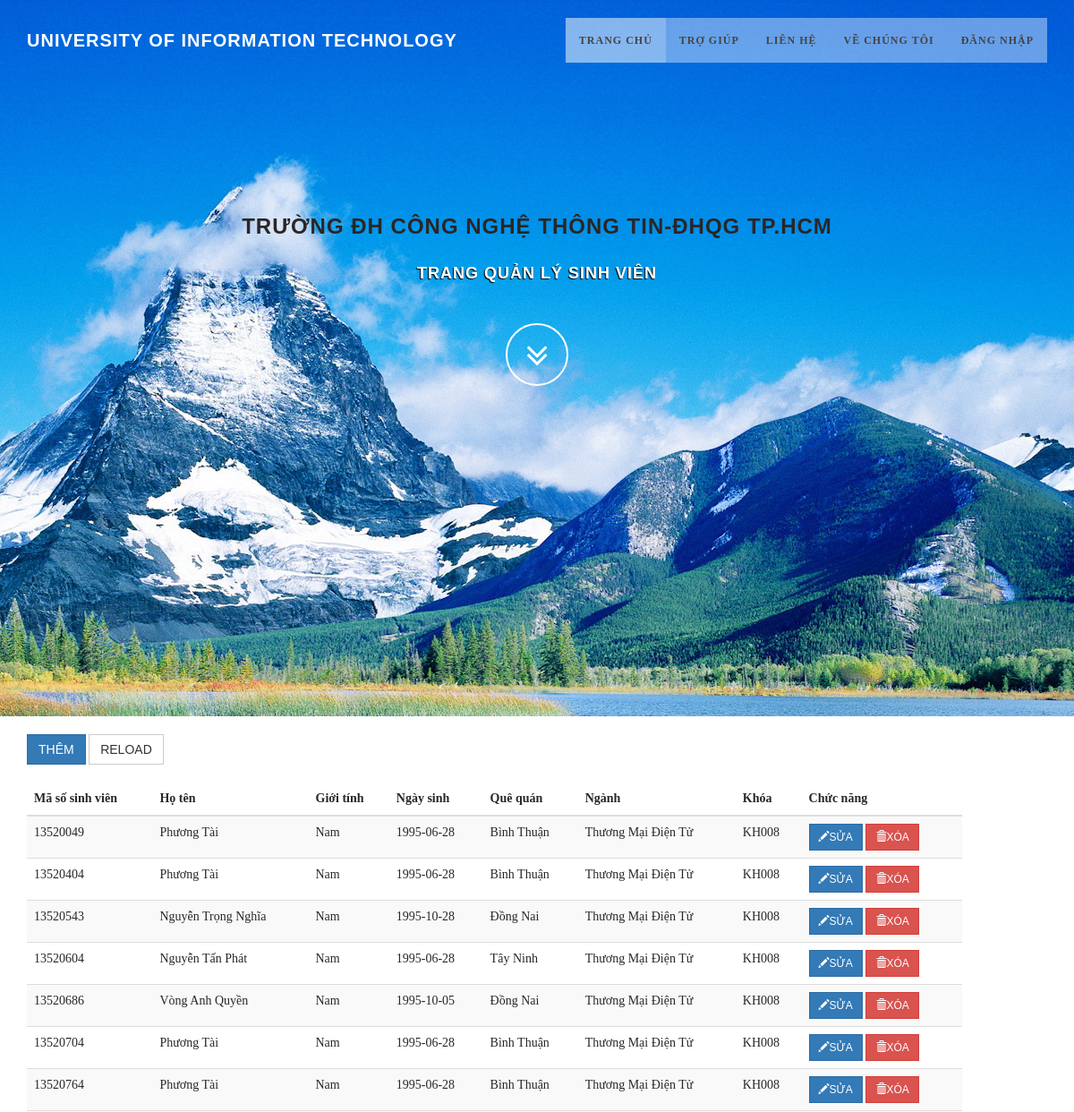
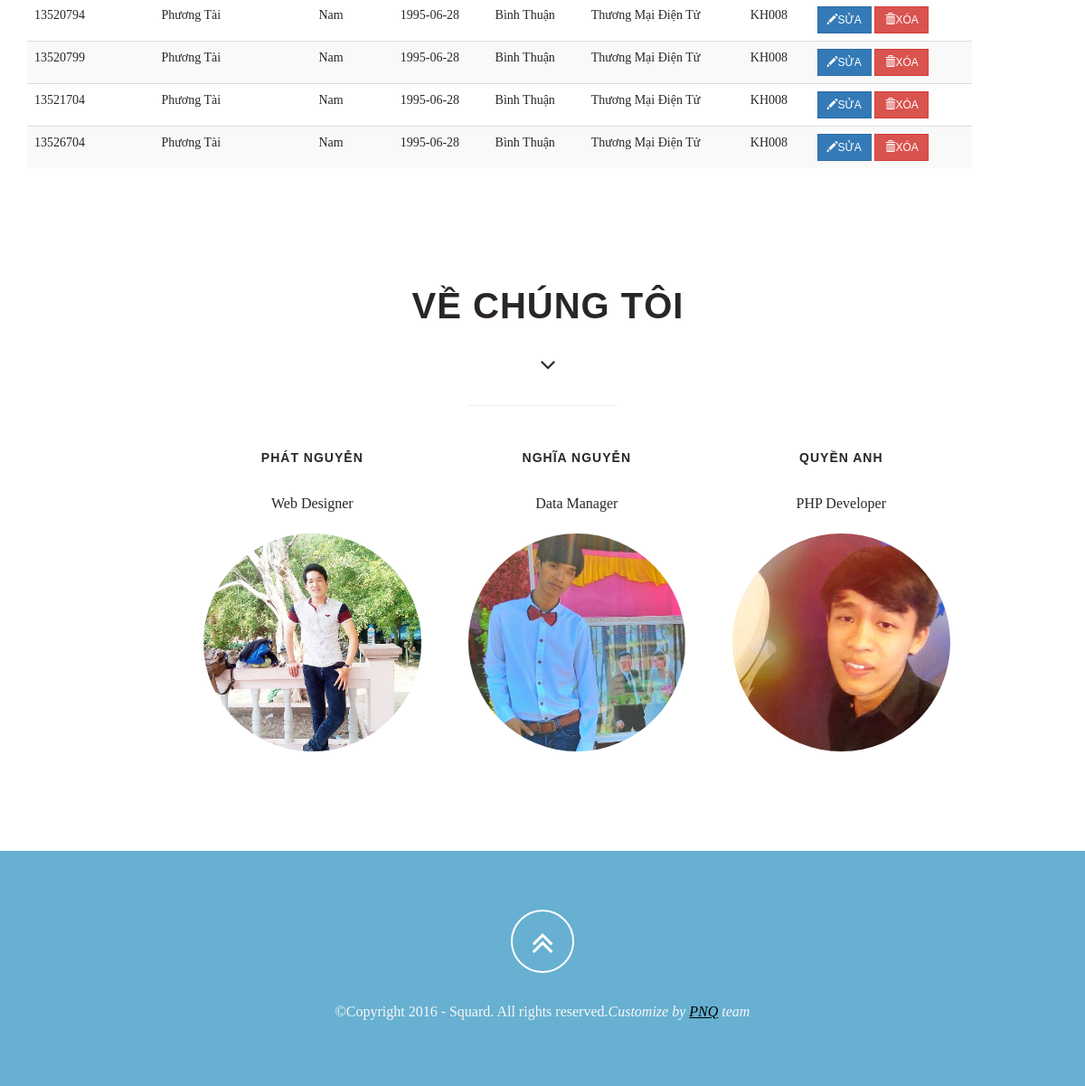
/index.php/sinhvien, run on the app's committed database (2 pictures, top to bottom).
### tables this page shows
CREATE TABLE `sinhvien` (
  `Mssv` varchar(12) NOT NULL,
  `Hoten` varchar(60) NOT NULL,
  `Gioitinh` varchar(6) NOT NULL,
  `Ngaysinh` date NOT NULL,
  `Quequan` varchar(200) NOT NULL,
  `Manganh` varchar(12) NOT NULL,
  `Makhoahoc` varchar(12) NOT NULL,
  `Manguoidung` varchar(12) NOT NULL
);

CREATE TABLE `nganh` (
  `Manganh` varchar(12) NOT NULL,
  `Makhoa` varchar(12) DEFAULT NULL,
  `Tennganh` varchar(60) DEFAULT NULL
);

### application/controllers/Sinhvien.php (called while the page is built, shortened)
<?php
class Sinhvien extends  CI_Controller
{
	public function index()
	{
		$this->load->model('Sinhvien_model');
		$this->data['page_title'] = 'Quản lý sinh viên';
		$this->data['header']="Trang quản lý sinh viên";
		$this->data['sinhvien']=$this->Sinhvien_model->Get_sv();
		$this->load->view('sinhvien_view',$this->data);
	}
}

### index.php (called while the page is built, shortened)
<?php
require_once BASEPATH.'core/CodeIgniter.php';

### application/models/Sinhvien_model.php (called while the page is built, shortened)
<?php
class Sinhvien_model extends CI_model
{
	public function Get_sv()
	{
		$sp_data = $this->db->query("CALL GET_SV()");
		$result = $sp_data->result_array();
		return $result;
	}
}
?>

### application/views/sinhvien_view.php (the view, shortened to what this page needs)
<?php
$this->load->view('template/header');?>
<div class="row"><p></p></div>
<section id="sinhvien">
	<div class="row">
		<div class="container">
			<div class="col-xs-11 col-sm-11 col-md-11 col-lg-11">
			<div class="row">
				<button class="btn btn-primary" data-toggle="modal" href='#modal-id'>Thêm</button>
				<button class="btn btn-default">Reload</button>
			</div>
			<div class="row">
				<table class="table table-hover table-responsive table-striped">
				<thead>
					<tr>
						<th>Mã số sinh viên</th>
						<th>Họ tên</th>
						<th>Giới tính</th>
						<th>Ngày sinh</th>
						<th>Quê quán</th>
						<th>Ngành</th>
						<th>Khóa</th>
						<th>Chức năng</th>
					</tr>
				</thead>
				<tbody>
					<?php foreach ($sinhvien as $sv) { ?>
					<tr>
						<?php
							$edit="Edit_sv('".$sv['Mssv']."')";
							$delete="Delete_sv('".$sv['Mssv']."')";
						?>
						<td><?php echo $sv['Mssv']; ?></td>
						<td><?php echo $sv['Hoten']; ?></td>
						<td><?php echo $sv['Gioitinh']; ?></td>
						<td><?php echo $sv['Ngaysinh']; ?></td>
						<td><?php echo $sv['Quequan']; ?></td>
						<td><?php echo $sv['Tennganh']; ?></td>
						<td><?php echo $sv['Makhoahoc']; ?></td>
						<td>
							<a class="btn btn-sm btn-primary" href="javascript:void(0)" title="Sửa" onclick="<?php echo $edit; ?>">
								<i class="glyphicon glyphicon-pencil"></i>Sửa
							</a>
							<a class="btn btn-sm btn-danger" href="javascript:void(0)" title="Xóa" onclick="<?php echo $delete; ?>">
								<i class="glyphicon glyphicon-trash"></i>Xóa
							</a>
						</td>
					</tr>
					<?php } ?>
				</tbody>
			</table>
			</div>
		</div>
		</div>
	</div>
</section>
<?php
$this->load->view('template/about');
$this->load->view('template/footer');
?>

### application/views/template/header.php (shortened to what this page needs)
<!DOCTYPE html>
<html lang="en">
<head>
  <link href="<?php echo base_url('assets/css/bootstrap.min.css'); ?>" rel="stylesheet" type="text/css">
  <link href="<?php echo base_url('assets/css/bootstrap-select.css'); ?>" rel="stylesheet" type="text/css">
  <link href="<?php echo base_url();?>assets/font-awesome/css/font-awesome.min.css" rel="stylesheet" type="text/css">
  <link href="<?php echo base_url();?>assets/css/animate.css" rel="stylesheet" />
  <link href="<?php echo base_url();?>assets/css/style.css" rel="stylesheet">
  <link href="<?php echo base_url();?>assets/color/default.css" rel="stylesheet">
  <link href="<?php echo base_url('assets/css/bootstrap-datepicker.min.css'); ?>" rel="stylesheet" type="text/css">
  <link href="<?php echo base_url();?>assets/css/dataTables.bootstrap.css" rel="stylesheet">
</head>
<body id="page-top" data-spy="scroll" data-target=".navbar-custom">
 <nav class="navbar navbar-custom navbar-fixed-top" role="navigation" >
  <div class="container">
    <div class="navbar-header page-scroll">
      <a class="navbar-brand" href="#home">
        <h1>University of Information Technology</h1>
      </a>
    </div>
    <div class="collapse navbar-collapse navbar-right navbar-main-collapse">
      <ul class="nav navbar-nav">
        <li class="active"><a href="<?php echo base_url();?>">Trang chủ</a></li>
          <li><a href="#">Trợ giúp</a></li>
          <li><a href="#">Liên hệ</a></li>
          <li><a href="#about">Về chúng tôi</a></li>
          <?php
          if(isset($_SESSION['id']) )
          {
            ?>
            <li id="user" class="dropdown">
              <a href="#" class="dropdown-toggle" data-toggle="dropdown">
                <?php echo $_SESSION['id']; ?>
                <b class="caret"></b>
              </a>
              <ul class="dropdown-menu">
                <li><a href="#">Đổi mật khẩu</a></li>
                <li><a href="<?php echo site_url('User/logout') ?>">Đăng xuất</a></li>
              </ul>
            </li>
            <?php
          }
          else
          {
            ?>
            <li id="loginform"><a href="#">Đăng nhập</a></li>
            <?php } ?>
          </ul>
        </div>
      </div>
    </nav>
  <section id="intro" class="intro">
    <div class="slogan">
     <h3>Trường ĐH Công Nghệ Thông Tin-<span class="text_color">ĐHQG TP.HCM</span></h3>
     <h4><?php if(isset($header)) echo $header; else echo "Trang chủ"; ?></h4>
   </div>
   <div class="page-scroll">
     <a href="#content" class="btn btn-circle">
      <i class="fa fa-angle-double-down animated"></i>
    </a>
  </div>
</section>

### application/views/template/about.php
   <section id="about" class="home-section text-center">
	<div class="heading-about" style="margin-left:12px;">
		<div class="container">
		<div class="row">
			<div class="col-lg-8 col-lg-offset-2">
				<div class="wow bounceInDown" data-wow-delay="0.4s">
				<div class="section-heading">
				<h2>Về chúng tôi</h2>
				<i class="fa fa-2x fa-angle-down"></i>
				</div>
				</div>
			</div>
		</div>
		</div>
	</div>
	<div class="container">
	<div class="row">
		<div class="col-lg-2 col-lg-offset-5">
			<hr class="marginbot-50">
		</div>
	</div>
       <div class="row" >
       	<div class="col-xs-1 col-sm-2 col-md-2">
       	</div>
           <div class="col-xs-3 col-sm-3 col-md-3">
			<div class="wow bounceInUp" data-wow-delay="0.2s">
               <div class="col-xs-11 col-sm-11 col-md-11">
                   <div class="inner">
					<h5>Phát Nguyễn</h5>
                       <p class="subtitle">Web Designer</p>
                       <div class="row"><img src="assets/img/team/master.jpg" alt="" class="img-responsive img-circle" /></div>
                   </div>
               </div>
			</div>
           </div>
		<div class="col-xs-3 col-sm-3 col-md-3">
			<div class="wow bounceInUp" data-wow-delay="0.5s">
               <div class="col-xs-11 col-sm-11 col-md-11">
                   <div class="inner">
					<h5>Nghĩa Nguyễn</h5>
                       <p class="subtitle">Data Manager</p>
                       <div class="row">
                       <img src="assets/img/team/member_nghia.jpg" alt="" class="img-responsive img-circle" /></div>
                   </div>
               </div>
			</div>
           </div>
		<div class="col-xs-3 col-sm-3 col-md-3">
			<div class="wow bounceInUp" data-wow-delay="0.8s">
               <div class="col-xs-11 col-sm-11 col-md-11">
                   <div class="inner">
					<h5>Quyền Anh</h5>
                       <p class="subtitle">PHP Developer</p>
                       <div class="row">
                       <img src="assets/img/team/member_quyen.jpg" alt="" class="img-responsive img-circle" /></div>
                   </div>
               </div>
			</div>
           </div>
       </div>
	</div>
</section>

### application/views/template/footer.php
<footer>
		<div class="container">
			<div class="row">
				<div class="col-md-12 col-lg-12">
					<div class="wow shake" data-wow-delay="0.4s">
					<div class="page-scroll marginbot-30">
						<a href="#home" id="totop" class="btn btn-circle">
							<i class="fa fa-angle-double-up animated"></i>
						</a>
					</div>
					</div>
					<p>&copy;Copyright 2016 - Squard. All rights reserved.<i>Customize by <a href="http://pnesd.byethost5.com" target="_blank">PNQ</a> team</i></p>
				</div>
			</div>
		</div>
	</footer>
</body>
</html>

### assets/css/style.css (style rules this page uses)
body { width: 100%; height: 100%; font-family: "Times New Roman", Times, serif; font-weight: 300; color: #2A2626; background-color: #fff; }
html { width: 100%; height: 100%; }
h1, h2, h3, h4, h5, h6 { margin: 0 0 30px; text-transform: uppercase; font-family: Montserrat,sans-serif; font-weight: 700; letter-spacing: 1px; }
p { margin: 0 0 20px; font-size: 16px; line-height: 1.6em; }
a { color: #28c3ab; -webkit-transition: all .2s ease-in-out; -moz-transition: all .2s ease-in-out; transition: all .2s ease-in-out; }
.navbar { margin-bottom: 0; border-bottom: 1px solid rgba(255,255,255,.3); }
.navbar-brand { font-weight: 700; }
.navbar-brand { height: 40px; padding: 5px 15px; font-size: 18px; line-height: 1em; }
.navbar-brand h1 { color: #fff; font-size: 20px; line-height: 40px; }
.nav.navbar-nav { background-color: rgba(255,255,255,.4); }
.navbar-custom ul.nav li a { font-size: 12px; letter-spacing: 1px; color: #444; text-transform: uppercase; font-weight: 700; }
.navbar-custom .nav li a { -webkit-transition: background .3s ease-in-out; -moz-transition: background .3s ease-in-out; transition: background .3s ease-in-out; }
.navbar-custom .nav li a:hover, .navbar-custom .nav li a:focus, .navbar-custom .nav li.active { outline: 0; background-color: rgba(255,255,255,.2); }
hr { margin-top: 10px; }
.marginbot-30 { margin-bottom:30px !important; }
.marginbot-50 { margin-bottom:50px !important; }
.home-section { padding-top: 110px; padding-bottom: 110px; display:block; position:relative; z-index:120; }
.section-heading h2 { font-size: 40px; }
.section-heading i { margin-bottom: 20px; }
.intro { width:100%; height: 130%; position:relative; background: #1a7eab; background: url(../img/bg1.jpg) no-repeat top center; }
#intro.intro { padding:20% 0 0 0; }
.intro .slogan { text-align: center; }
.intro .page-scroll { text-align: center; }
.intro .slogan h4 { color: #fff; text-shadow: -1px 1px 1px #000; }
footer { text-align: center; padding: 50px 0 ; }
footer p { color: #f8f8f8; }
.btn { border-radius: 0; text-transform: uppercase; font-family: Montserrat,sans-serif; font-weight: 400; -webkit-transition: all .3s ease-in-out; -moz-transition: all .3s ease-in-out; transition: all .3s ease-in-out; }
.btn-circle { width: 70px; height: 70px; margin-top: 15px; padding: 7px 16px; border: 2px solid #fff; border-radius: 50%; font-size: 40px; color: #fff; background: 0 0; -webkit-transition: background .3s ease-in-out; -moz-transition: background .3s ease-in-out; transition: background .3s ease-in-out; }
.page-scroll .btn-circle i.animated { -webkit-transition-property: -webkit-transform; -webkit-transition-duration: 1s; -moz-transition-property: -moz-transform; -moz-transition-duration: 1s; }
@media (min-width:767px) { .navbar { padding: 20px 0; border-bottom: 0; letter-spacing: 1px; background: 0 0; -webkit-transition: background .5s ease-in-out,padding .5s ease-in-out; -moz-transition: background .5s ease-in-out,padding .5s ease-in-out; transition: background .5s ease-in-out,padding .5s ease-in-out; } }
@media (min-width:767px) { .intro { height: 100%; padding: 0; } }

### assets/color/default.css (style rules this page uses)
p>i>a { color: black; text-decoration: underline; }
footer { background-color: #67b0d1; }

### data on the page
sinhvien: Mssv "13520049", Hoten "Phương Tài", Gioitinh "Nam", Ngaysinh "1995-06-28", Quequan "Bình Thuận", Manganh.Tennganh "Thương Mại Điện Tử", Makhoahoc "KH008"
sinhvien: Mssv "13520404", Hoten "Phương Tài", Gioitinh "Nam", Ngaysinh "1995-06-28", Quequan "Bình Thuận", Manganh.Tennganh "Thương Mại Điện Tử", Makhoahoc "KH008"
sinhvien: Mssv "13520543", Hoten "Nguyễn Trọng Nghĩa", Gioitinh "Nam", Ngaysinh "1995-10-28", Quequan "Đồng Nai", Manganh.Tennganh "Thương Mại Điện Tử", Makhoahoc "KH008"
sinhvien: Mssv "13520604", Hoten "Nguyễn Tấn Phát", Gioitinh "Nam", Ngaysinh "1995-06-28", Quequan "Tây Ninh", Manganh.Tennganh "Thương Mại Điện Tử", Makhoahoc "KH008"
sinhvien: Mssv "13520686", Hoten "Vòng Anh Quyền", Gioitinh "Nam", Ngaysinh "1995-10-05", Quequan "Đồng Nai", Manganh.Tennganh "Thương Mại Điện Tử", Makhoahoc "KH008"
sinhvien: Mssv "13520704", Hoten "Phương Tài", Gioitinh "Nam", Ngaysinh "1995-06-28", Quequan "Bình Thuận", Manganh.Tennganh "Thương Mại Điện Tử", Makhoahoc "KH008"
sinhvien: Mssv "13520764", Hoten "Phương Tài", Gioitinh "Nam", Ngaysinh "1995-06-28", Quequan "Bình Thuận", Manganh.Tennganh "Thương Mại Điện Tử", Makhoahoc "KH008"
sinhvien: Mssv "13520794", Hoten "Phương Tài", Gioitinh "Nam", Ngaysinh "1995-06-28", Quequan "Bình Thuận", Manganh.Tennganh "Thương Mại Điện Tử", Makhoahoc "KH008"
sinhvien: Mssv "13520799", Hoten "Phương Tài", Gioitinh "Nam", Ngaysinh "1995-06-28", Quequan "Bình Thuận", Manganh.Tennganh "Thương Mại Điện Tử", Makhoahoc "KH008"
sinhvien: Mssv "13521704", Hoten "Phương Tài", Gioitinh "Nam", Ngaysinh "1995-06-28", Quequan "Bình Thuận", Manganh.Tennganh "Thương Mại Điện Tử", Makhoahoc "KH008"
sinhvien: Mssv "13526704", Hoten "Phương Tài", Gioitinh "Nam", Ngaysinh "1995-06-28", Quequan "Bình Thuận", Manganh.Tennganh "Thương Mại Điện Tử", Makhoahoc "KH008"

### other printed values
$header "TRANG QUẢN LÝ SINH VIÊN"
